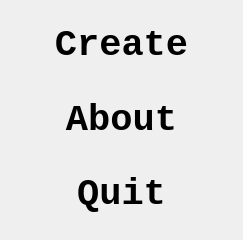
<?xml version="1.0" encoding="UTF-8"?>
<ui version="4.0">
 <class>DialogMenu</class>
 <widget class="QDialog" name="DialogMenu">
  <property name="geometry">
   <rect>
    <x>0</x>
    <y>0</y>
    <width>243</width>
    <height>240</height>
   </rect>
  </property>
  <property name="font">
   <font>
    <family>Courier New</family>
    <pointsize>28</pointsize>
    <weight>75</weight>
    <bold>true</bold>
   </font>
  </property>
  <property name="windowTitle">
   <string>Staircase Card Creator (C) 2010 Richel Bilderbeek</string>
  </property>
  <property name="windowIcon">
   <iconset resource="ToolStaircaseCardCreator.qrc">
    <normaloff>:/images/R.png</normaloff>:/images/R.png</iconset>
  </property>
  <layout class="QVBoxLayout" name="verticalLayout">
   <item>
    <widget class="QLabel" name="label_create">
     <property name="text">
      <string>Create</string>
     </property>
     <property name="alignment">
      <set>Qt::AlignCenter</set>
     </property>
    </widget>
   </item>
   <item>
    <widget class="QLabel" name="label_about">
     <property name="text">
      <string>About</string>
     </property>
     <property name="alignment">
      <set>Qt::AlignCenter</set>
     </property>
    </widget>
   </item>
   <item>
    <widget class="QLabel" name="label_quit">
     <property name="text">
      <string>Quit</string>
     </property>
     <property name="alignment">
      <set>Qt::AlignCenter</set>
     </property>
    </widget>
   </item>
  </layout>
 </widget>
 <layoutdefault spacing="6" margin="11"/>
 <resources>
  <include location="ToolStaircaseCardCreator.qrc"/>
 </resources>
 <connections/>
</ui>
